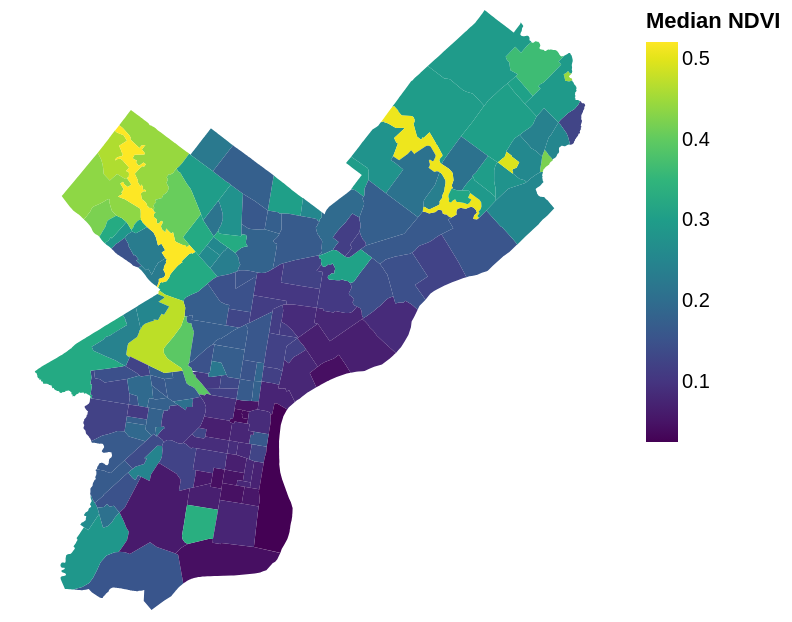

Notebook cell for this chart:
### Markdown cell above
#### With altair

### Code cell
# trim to only the columns we want to plot
cols = ["median_NDVI", "ZillowName", "geometry"]

(
    alt.Chart(hoods[cols].to_crs(epsg=3857))
    .mark_geoshape()
    .encode(
        color=alt.Color(
            "median_NDVI",
            scale=alt.Scale(scheme="viridis"),
            legend=alt.Legend(title="Median NDVI"),
        ),
        tooltip=["ZillowName", "median_NDVI"],
    )
    .project(type="identity", reflectY=True)
)

### Figure 1 — Vega-Lite specification as saved in the notebook (floating-point values rounded to 4 significant figures; data arrays with more than 128 entries replaced by an {"elided": "..."} marker saying what was removed)
{"config": {"view": {"continuousWidth": 300, "continuousHeight": 300}}, "data": {"name": "data-0ed7a4867c95cf05b4d5642ce0c0d801"}, "mark": {"type": "geoshape"}, "encoding": {"color": {"field": "median_NDVI", "legend": {"title": "Median NDVI"}, "scale": {"scheme": "viridis"}, "type": "quantitative"}, "tooltip": [{"field": "ZillowName", "type": "nominal"}, {"field": "median_NDVI", "type": "quantitative"}]}, "projection": {"reflectY": true, "type": "identity"}, "$schema": "https://vega.github.io/schema/vega-lite/v5.20.1.json", "datasets": {"data-0ed7a4867c95cf05b4d5642ce0c0d801": {"elided": "158 records"}}}
